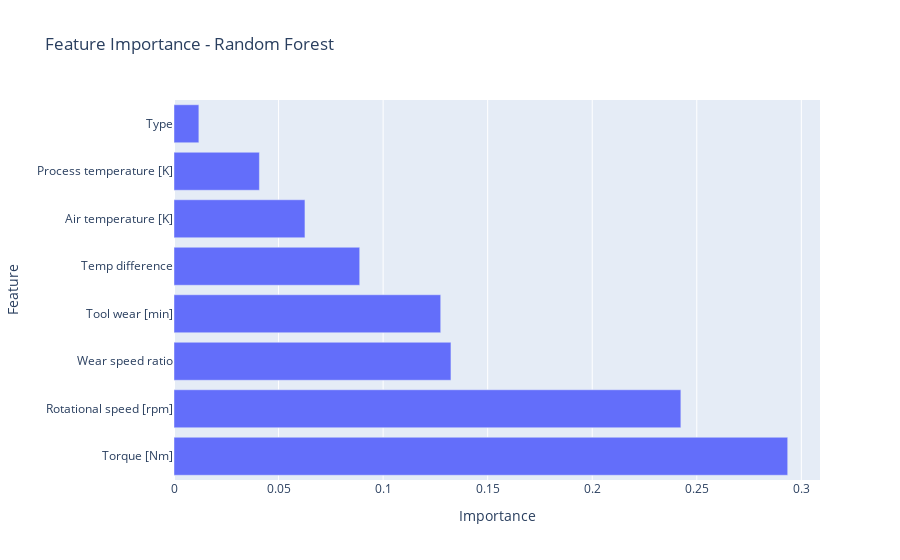

Write notebook code for a chart like this one.
### Markdown cell above
FEATURE IMPORTANCE

### Code cell
importance = pd.DataFrame({
    'Feature': X_train.columns,
    'Importance': rf.feature_importances_
}).sort_values(by='Importance', ascending=False)

fig = px.bar(
    importance,
    x="Importance",
    y="Feature",
    orientation='h',
    title='Feature Importance - Random Forest'
)
fig.show()

### Figure 1 — Plotly figure (JSON) as saved in the notebook; plotly's stock layout.template omitted (floating-point values rounded to 4 significant figures)
{"data": [{"hovertemplate": "Importance=%{x}<br>Feature=%{y}<extra></extra>", "legendgroup": "", "marker": {"color": "#636efa", "pattern": {"shape": ""}}, "name": "", "orientation": "h", "showlegend": false, "textposition": "auto", "type": "bar", "x": [0.2935, 0.2424, 0.1324, 0.1275, 0.08881, 0.06262, 0.04084, 0.01189], "xaxis": "x", "y": ["Torque [Nm]", "Rotational speed [rpm]", "Wear speed ratio", "Tool wear [min]", "Temp difference", "Air temperature [K]", "Process temperature [K]", "Type"], "yaxis": "y"}], "layout": {"barmode": "relative", "legend": {"tracegroupgap": 0}, "title": {"text": "Feature Importance - Random Forest"}, "xaxis": {"anchor": "y", "domain": [0, 1], "title": {"text": "Importance"}}, "yaxis": {"anchor": "x", "domain": [0, 1], "title": {"text": "Feature"}}}}
